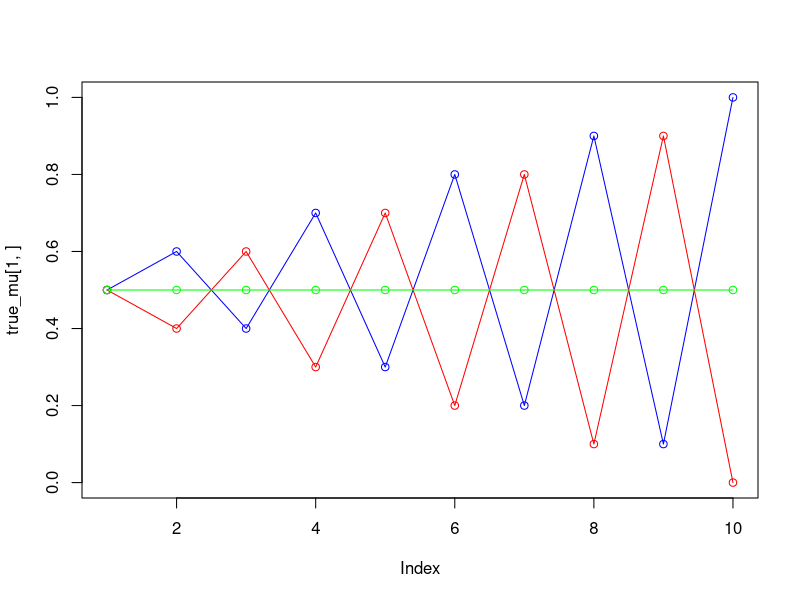
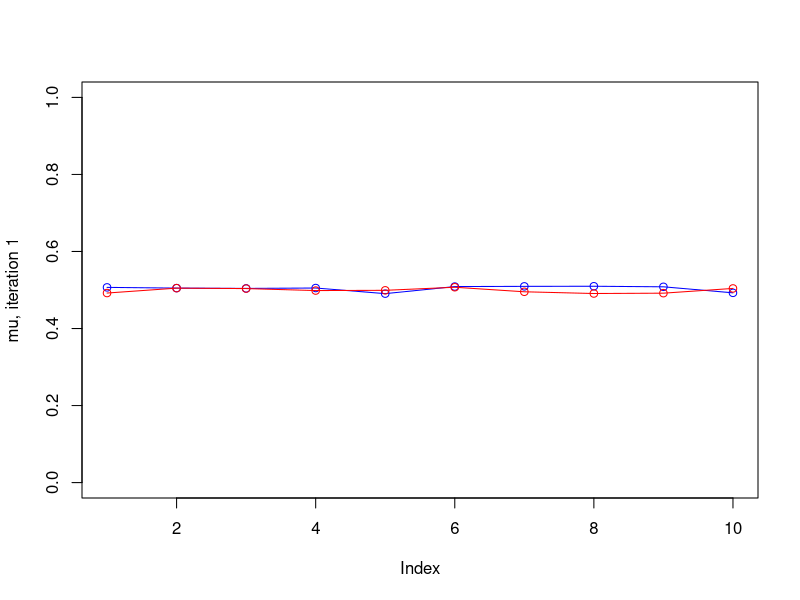
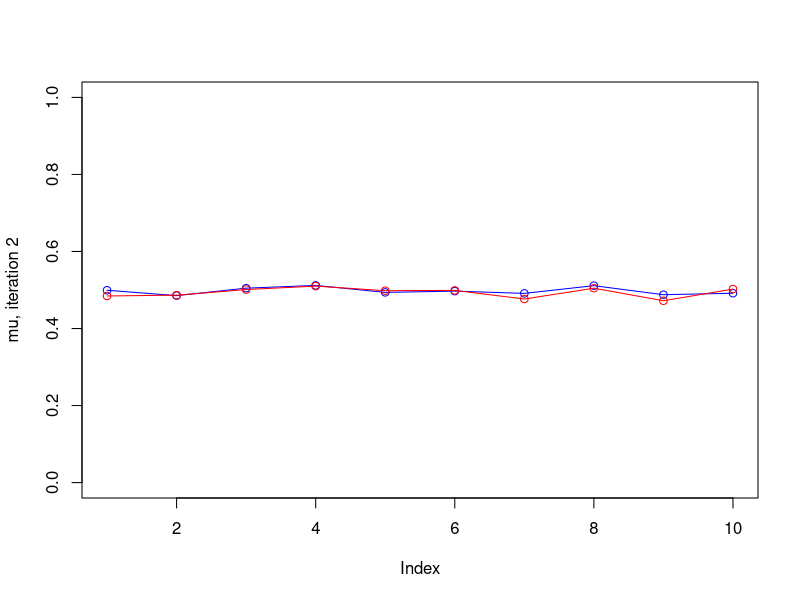
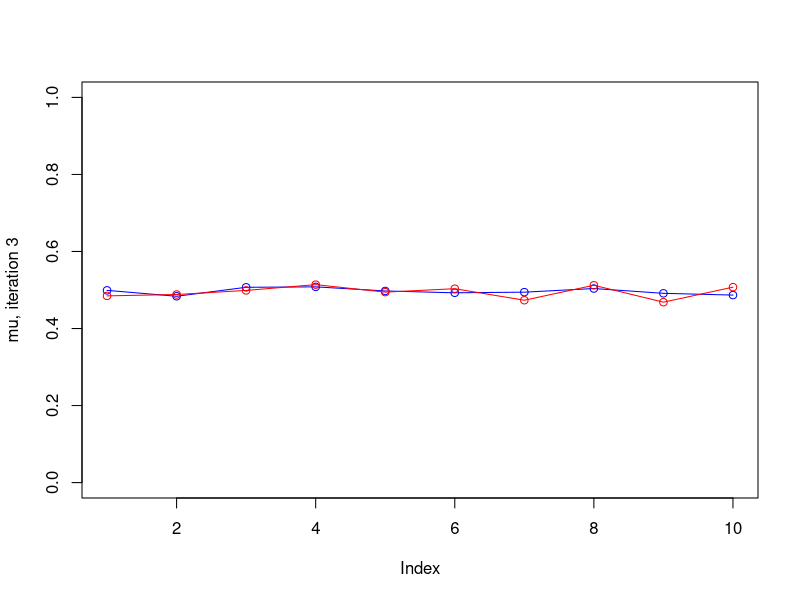
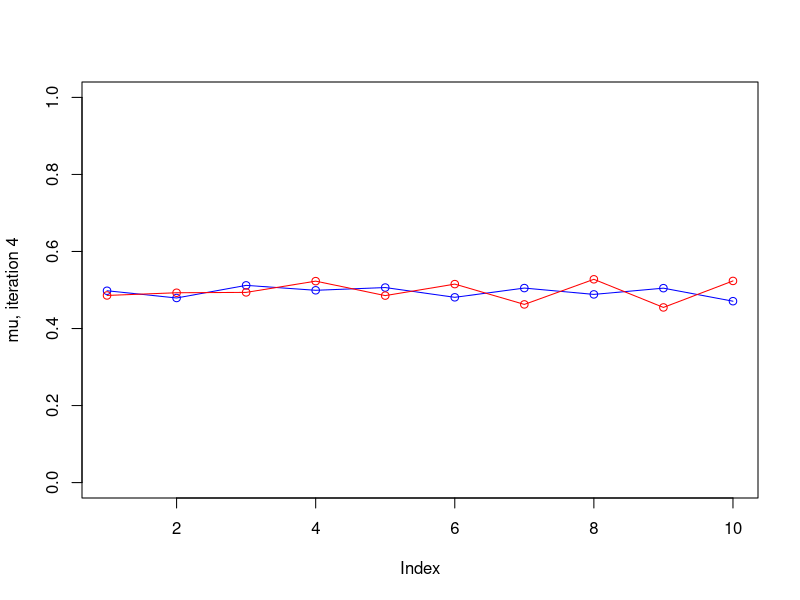
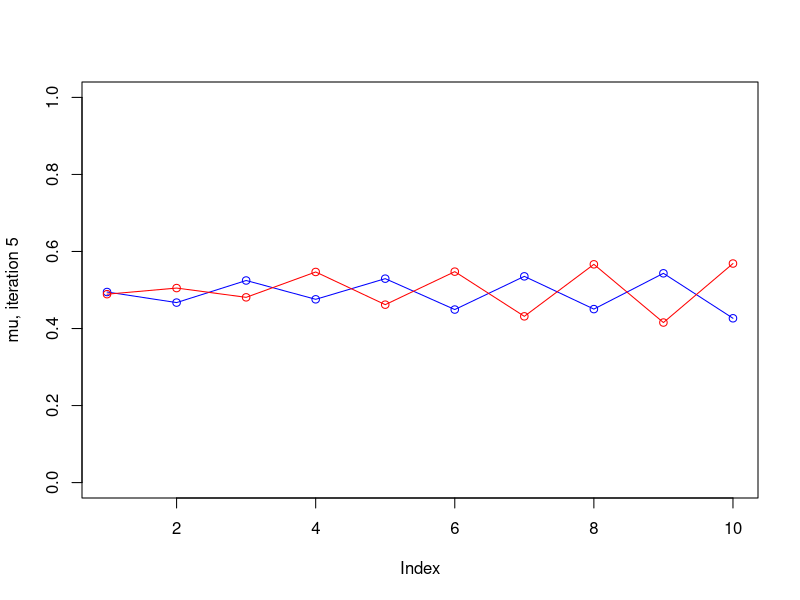
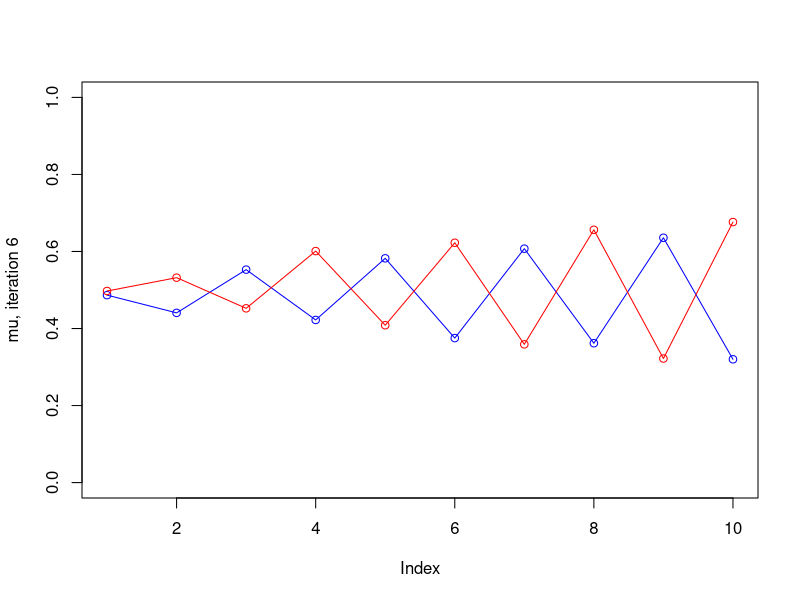
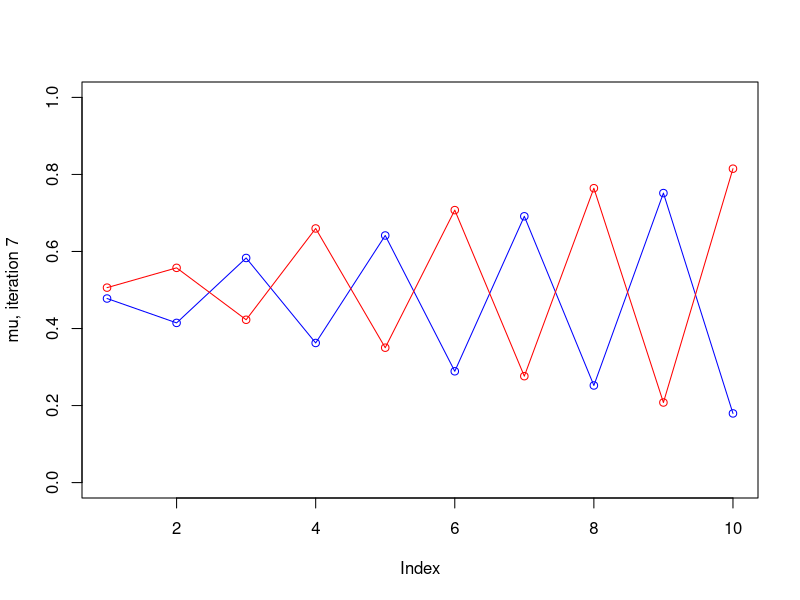

R code for these plots, in order:
## ---- chunk 1
knitr::opts_chunk$set(echo = TRUE)
## ---- chunk 2
set.seed(1234567890)
max_it <- 100 # max number of EM iterations
min_change <- 0.1 # min change in log lik between two consecutive iterations
n=1000 # number of training points
D=10 # number of dimensions
x <- matrix(nrow=n, ncol=D) # training data
true_pi <- vector(length = 3) # true mixing coefficients ; p(y)
true_mu <- matrix(nrow=3, ncol=D) # true conditional distributions ; p(xcol | y = Row)
true_pi=c(1/3, 1/3, 1/3)
true_mu[1,]=c(0.5,0.6,0.4,0.7,0.3,0.8,0.2,0.9,0.1,1)
true_mu[2,]=c(0.5,0.4,0.6,0.3,0.7,0.2,0.8,0.1,0.9,0)
true_mu[3,]=c(0.5,0.5,0.5,0.5,0.5,0.5,0.5,0.5,0.5,0.5)
plot(true_mu[1,], type="o", col="blue", ylim=c(0,1))
points(true_mu[2,], type="o", col="red")
points(true_mu[3,], type="o", col="green")
# Producing the training data x
for(i in 1:n) {
  m <- sample(1:3,1,prob=true_pi)
  for(d in 1:D) {
    x[i,d] <- rbinom(1,1,true_mu[m,d])
  } }
## ---- chunk 3
set.seed(1234567890)
M <- 2 # number of clusters
w <- matrix(nrow=n, ncol=M) # weights ; p(y = m | xi,thetaHat)
pi <- vector(length = M) # mixing coefficients
mu <- matrix(nrow=M, ncol=D) # conditional distributions
llik <- vector(length = max_it) # log likelihood of the EM iterations
# Random initialization of the parameters
pi <- runif(M,0.49,0.51)
pi <- pi / sum(pi)
for(m in 1:M) {
  mu[m,] <- runif(D,0.49,0.51)
}
pi
mu
## ---- chunk 4
set.seed(1234567890)
iterLog <- vector(length = max_it)
for(it in 1:max_it) {
  plot(mu[1,], type="o", col="blue", ylim=c(0,1), ylab = paste("mu, iteration", it))
  points(mu[2,], type="o", col="red")
  # points(mu[3,], type="o", col="green")
  #points(mu[4,], type="o", col="yellow")
  Sys.sleep(0.5)
  # E-step: Computation of the weights
  
  for (i in 1:n) {
    # px <- 0
    pxi <- 0
    for (m in 1:M) {
      bernXMum <- 1
      for (d in 1:D) {
        bernXMum <- bernXMum * (mu[m,d]^x[i,d]) * (1-mu[m,d])^(1-x[i,d])
        # print(paste(i,m,d,bernXMum))
      }
      pxi <- pxi + pi[m] * bernXMum
      # print(paste(i,m,d,pxi))
    }
    for (m in 1:M) {
      bernXMum <- 1
      for (d in 1:D) {
        bernXMum <- bernXMum * (mu[m,d]^x[i,d]) * (1-mu[m,d])^(1-x[i,d])
        # print(paste(i,m,d,bernXMum))
      }
      w[i,m] <- (bernXMum * pi[m]) / pxi
    }
    w[i, ] <- w[i,] /sum(w[i,])
  }
  
  
  # Your code here
  #Log likelihood computation.
  llik[it] <- 0
  for (i in 1:n) {
    pxi <- 0
    for (m in 1:M) {
      bernXMum <- 1
      for (d in 1:D) {
        bernXMum <- bernXMum * (mu[m,d]^x[i,d]) * (1-mu[m,d])^(1-x[i,d])
      }
      pxi <- pxi + pi[m] * bernXMum
    }
    llik[it] <- llik[it] + log(pxi)
  }
  
  
  # Your code here
  iterLog[it] <- paste("iteration: ", it, "log likelihood: ", llik[it])
  flush.console()
  # Stop if the lok likelihood has not changed significantly
  stopFlag <- it > 1 && (llik[it] - llik[it - 1]) < min_change
  if(stopFlag) break
  #M-step: ML parameter estimation from the data and weights
  # pi mu
  pi <- apply(w, 2, mean)
  mu <- t(w) %*% x / colSums(w)
  # Your code here
}
print(iterLog[1:it])
pi
mu
plot(llik[1:it], type="o")

## ---- chunk 5
set.seed(1234567890)
M <- 3 # number of clusters
w <- matrix(nrow=n, ncol=M) # weights ; p(y = m | xi,thetaHat)
pi <- vector(length = M) # mixing coefficients
mu <- matrix(nrow=M, ncol=D) # conditional distributions
llik <- vector(length = max_it) # log likelihood of the EM iterations
# Random initialization of the parameters
pi <- runif(M,0.49,0.51)
pi <- pi / sum(pi)
for(m in 1:M) {
  mu[m,] <- runif(D,0.49,0.51)
}
pi
mu
## ---- chunk 6
iterLog <- vector(length = max_it)
for(it in 1:max_it) {
    # plotChoose <- c(1, 5, 6, 12, 24)
  # if (it == any(plotChoose)) {
    plot(mu[1,], type="o", col="blue", ylim=c(0,1), ylab = paste("mu, iteration", it))
    points(mu[2,], type="o", col="red")
    points(mu[3,], type="o", col="green")
    # points(mu[4,], type="o", col="yellow")
  # }
  Sys.sleep(0.5)
  # E-step: Computation of the weights
  
  for (i in 1:n) {
    # px <- 0
    pxi <- 0
    for (m in 1:M) {
      bernXMum <- 1
      for (d in 1:D) {
        bernXMum <- bernXMum * (mu[m,d]^x[i,d]) * (1-mu[m,d])^(1-x[i,d])
        # print(paste(i,m,d,bernXMum))
      }
      pxi <- pxi + pi[m] * bernXMum
      # print(paste(i,m,d,pxi))
    }
    for (m in 1:M) {
      bernXMum <- 1
      for (d in 1:D) {
        bernXMum <- bernXMum * (mu[m,d]^x[i,d]) * (1-mu[m,d])^(1-x[i,d])
        # print(paste(i,m,d,bernXMum))
      }
      w[i,m] <- (bernXMum * pi[m]) / pxi
    }
    w[i, ] <- w[i,] /sum(w[i,])
  }
  
  
  # Your code here
  #Log likelihood computation.
  llik[it] <- 0
  for (i in 1:n) {
    pxi <- 0
    for (m in 1:M) {
      bernXMum <- 1
      for (d in 1:D) {
        bernXMum <- bernXMum * (mu[m,d]^x[i,d]) * (1-mu[m,d])^(1-x[i,d])
      }
      pxi <- pxi + pi[m] * bernXMum
    }
    llik[it] <- llik[it] + log(pxi)
  }
  
  
  # Your code here
  iterLog[it] <- paste("iteration: ", it, "log likelihood: ", llik[it])
  flush.console()
  # Stop if the lok likelihood has not changed significantly
  stopFlag <- it > 1 && (llik[it] - llik[it - 1]) < min_change
  if(stopFlag) break
  #M-step: ML parameter estimation from the data and weights
  # pi mu
  pi <- apply(w, 2, mean)
  mu <- t(w) %*% x / colSums(w)
  # Your code here
}

## ---- chunk 7
print(iterLog[1:it])
pi
mu
plot(llik[1:it], type="o")

## ---- chunk 8
set.seed(1234567890)
M <- 4 # number of clusters
w <- matrix(nrow=n, ncol=M) # weights ; p(y = m | xi,thetaHat)
pi <- vector(length = M) # mixing coefficients
mu <- matrix(nrow=M, ncol=D) # conditional distributions
llik <- vector(length = max_it) # log likelihood of the EM iterations
# Random initialization of the parameters
pi <- runif(M,0.49,0.51)
pi <- pi / sum(pi)
for(m in 1:M) {
  mu[m,] <- runif(D,0.49,0.51)
}
pi
mu
## ---- chunk 9
iterLog <- vector(length = max_it)
for(it in 1:max_it) {
  # plotChoose <- c(1, 15, 43)
  # if (it == any(plotChoose)) {
    plot(mu[1,], type="o", col="blue", ylim=c(0,1), ylab = paste("mu, iteration", it))
    points(mu[2,], type="o", col="red")
    points(mu[3,], type="o", col="green")
    points(mu[4,], type="o", col="yellow")
  # }
  Sys.sleep(0.5)
  # E-step: Computation of the weights
  
  for (i in 1:n) {
    # px <- 0
    pxi <- 0
    for (m in 1:M) {
      bernXMum <- 1
      for (d in 1:D) {
        bernXMum <- bernXMum * (mu[m,d]^x[i,d]) * (1-mu[m,d])^(1-x[i,d])
        # print(paste(i,m,d,bernXMum))
      }
      pxi <- pxi + pi[m] * bernXMum
      # print(paste(i,m,d,pxi))
    }
    for (m in 1:M) {
      bernXMum <- 1
      for (d in 1:D) {
        bernXMum <- bernXMum * (mu[m,d]^x[i,d]) * (1-mu[m,d])^(1-x[i,d])
        # print(paste(i,m,d,bernXMum))
      }
      w[i,m] <- (bernXMum * pi[m]) / pxi
    }
    w[i, ] <- w[i,] /sum(w[i,])
  }
  
  
  # Your code here
  #Log likelihood computation.
  llik[it] <- 0
  for (i in 1:n) {
    pxi <- 0
    for (m in 1:M) {
      bernXMum <- 1
      for (d in 1:D) {
        bernXMum <- bernXMum * (mu[m,d]^x[i,d]) * (1-mu[m,d])^(1-x[i,d])
      }
      pxi <- pxi + pi[m] * bernXMum
    }
    llik[it] <- llik[it] + log(pxi)
  }
  
  
  # Your code here
  iterLog[it] <- paste("iteration: ", it, "log likelihood: ", llik[it])
  flush.console()
  # Stop if the lok likelihood has not changed significantly
  stopFlag <- it > 1 && (llik[it] - llik[it - 1]) < min_change
  if(stopFlag) break
  #M-step: ML parameter estimation from the data and weights
  # pi mu
  pi <- apply(w, 2, mean)
  mu <- t(w) %*% x / colSums(w)
  # Your code here
}
## ---- chunk 10
print(iterLog[1:it])
pi
mu
plot(llik[1:it], type="o")

